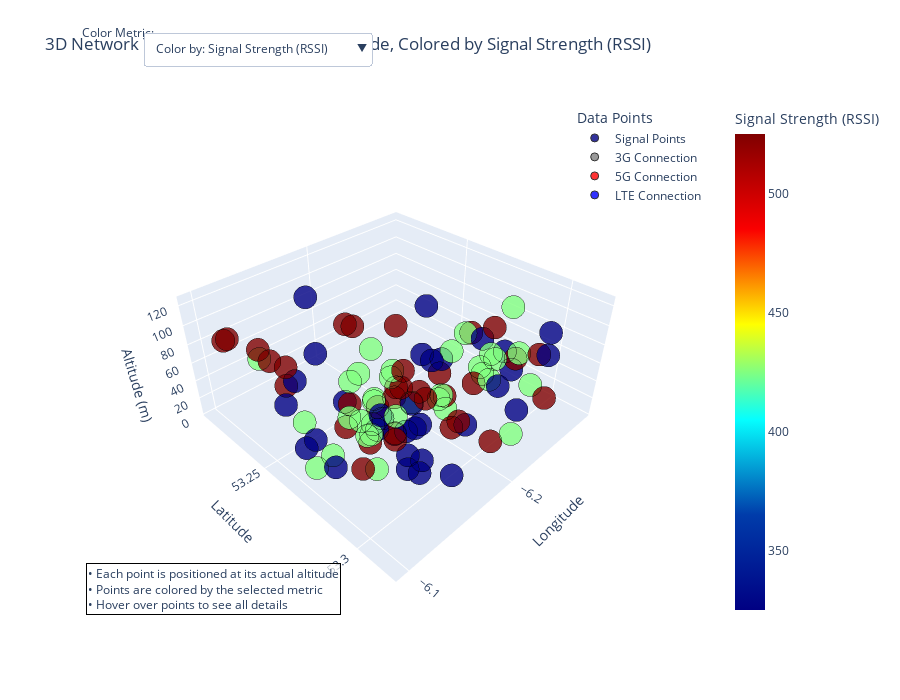

Notebook source saved alongside this figure:
### Code cell
import pandas as pd
import plotly.graph_objects as go
import numpy as np

# Load data
df = pd.read_csv("signals.csv")

# Convert Latency from string to numeric
df['Latency_Numeric'] = df['Latency'].str.replace(' ms', '').astype(float)

# Create a simple and clear 3D scatter plot
fig = go.Figure()

# Define colors for connection types
conn_colors = {'3G': 'gray', '5G': 'red', 'LTE': 'blue'}

# Create hover text with all properties
hover_text = []
for _, row in df.iterrows():
    text = f"<b>Connection:</b> {row['ConnType']}<br>" + \
           f"<b>RSSI:</b> {row['Measured RSSI']}<br>" + \
           f"<b>RSRP:</b> {row['Measured RSRP']}<br>" + \
           f"<b>RSRQ:</b> {row['Measured RSRQ']}<br>" + \
           f"<b>Download:</b> {row['Download speed']} Mbps<br>" + \
           f"<b>Upload:</b> {row['Upload speed']} Mbps<br>" + \
           f"<b>Latency:</b> {row['Latency']}<br>" + \
           f"<b>Altitude:</b> {row['Altitude']}m<br>" + \
           f"<b>Freq Band:</b> {row['Freq Band Indicator']}<br>" + \
           f"<b>Cell ID:</b> {row['Physical Cell ID']}<br>" + \
           f"<b>Date:</b> {row['Date']}<br>" + \
           f"<b>Location:</b> {row['Geo location']}"
    hover_text.append(text)

# Define what the color of points will represent (default: RSSI)
default_color_metric = 'Measured RSSI'

# Create 3D scatter plot with all points
# Z-axis uses actual altitude for position
fig.add_trace(
    go.Scatter3d(
        x=df['Longitude'],
        y=df['Latitude'],
        z=df['Altitude'],  # Actual altitude for vertical position
        mode='markers',
        marker=dict(
            size=8,
            color=df[default_color_metric],  # Color by RSSI initially
            colorscale='Jet',
            colorbar=dict(title='Signal Strength (RSSI)'),
            opacity=0.8,
            line=dict(width=1, color='black')
        ),
        text=hover_text,
        hoverinfo='text',
        name='Signal Points'
    )
)

# Create shapes for each connection type (for the legend)
for conn_type, color in conn_colors.items():
    # Add invisible traces just for the legend
    fig.add_trace(
        go.Scatter3d(
            x=[None], y=[None], z=[None],
            mode='markers',
            marker=dict(
                size=8,
                color=color,
                opacity=0.8,
                line=dict(width=1, color='black')
            ),
            name=f"{conn_type} Connection"
        )
    )

# Define metrics for the color dropdown
metrics = {
    'Measured RSSI': 'Signal Strength (RSSI)',
    'Measured RSRP': 'Signal Power (RSRP)',
    'Measured RSRQ': 'Signal Quality (RSRQ)',
    'Download speed': 'Download Speed (Mbps)',
    'Upload speed': 'Upload Speed (Mbps)',
    'Latency_Numeric': 'Latency (ms)',
    'ConnType': 'Connection Type'  # Special case to color by connection type
}

# Create dropdown menu buttons for coloring
color_buttons = []
for col, label in metrics.items():
    if col == 'ConnType':
        # Special case: color by connection type category
        color_values = df['ConnType'].map(conn_colors)
        colorscale = None
        showscale = False
    else:
        # Numeric metrics
        color_values = df[col]
        colorscale = 'Jet_r' if col == 'Latency_Numeric' else 'Jet'
        showscale = True
    
    button_dict = dict(
        label=f"Color by: {label}",
        method='update',
        args=[
            {'marker.color': [color_values], 
             'marker.colorscale': [colorscale],
             'marker.showscale': [showscale]},
            {'title': f'3D Network Terrain: Points at Actual Altitude, Colored by {label}'}
        ]
    )
    color_buttons.append(button_dict)

# Add the color dropdown menu
fig.update_layout(
    updatemenus=[dict(
        buttons=color_buttons,
        direction="down",
        pad={"r": 10, "t": 10},
        showactive=True,
        x=0.1,
        xanchor="left",
        y=1.15,
        yanchor="top"
    )],
    annotations=[dict(
        text="Color Metric:",
        x=0,
        y=1.15,
        xref="paper",
        yref="paper",
        showarrow=False
    )]
)

# Update layout
fig.update_layout(
    title='3D Network Terrain: Points at Actual Altitude, Colored by Signal Strength (RSSI)',
    scene=dict(
        xaxis_title='Longitude',
        yaxis_title='Latitude',
        zaxis_title='Altitude (m)',
        aspectratio=dict(x=1, y=1, z=0.5)  # Make altitude less exaggerated
    ),
    legend=dict(
        title="Data Points",
        yanchor="top",
        y=0.99,
        xanchor="right",
        x=0.99,
        bgcolor="rgba(255, 255, 255, 0.5)"
    ),
    width=900,
    height=700
)

# Add a simple annotation explaining the visualization
fig.add_annotation(
    text="• Each point is positioned at its actual altitude<br>• Points are colored by the selected metric<br>• Hover over points to see all details",
    xref="paper", yref="paper",
    x=0.01, y=0.01,
    showarrow=False,
    font=dict(size=12),
    align="left",
    bgcolor="rgba(255, 255, 255, 0.7)",
    bordercolor="black",
    borderwidth=1
)

# Show the figure
fig.show()
